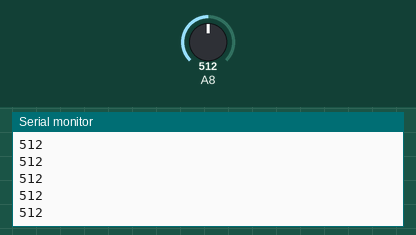
A sketch run on a simulated Arduino Mega 2560, built with avr-gcc and run on an emulated ATmega2560. On the bench: the last lines printed to the serial monitor. The test bench sets the inputs (shaded band); at power-on: A8 = 512.

Above: at 1.2 s.
1.3 s: A8 set to 716
At 1.9 s:
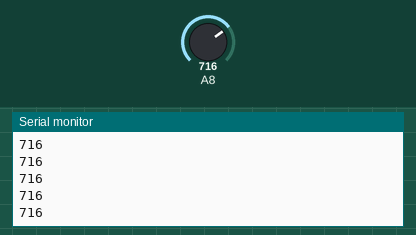
2.8 s: A8 set to 900
At 3.9 s:
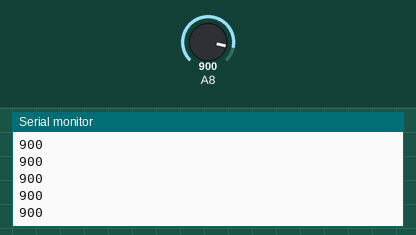
Timing chart, 0 to 5.8 s (numbered marks = the images above; inputs shaded):
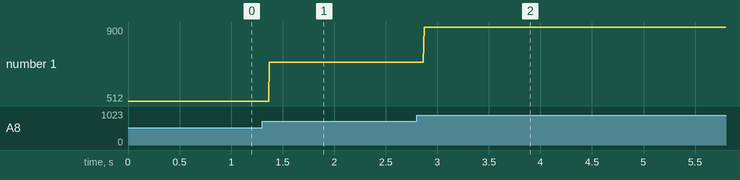

The sketch:

pi_gpio_test.ino
```cpp
void setup() {
  // put your setup code here, to run once:
pinMode(A8,OUTPUT);
digitalWrite(A8,LOW);
pinMode(A8,INPUT);
Serial.begin(9600);
}

void loop() {
  // put your main code here, to run repeatedly:
Serial.println(analogRead(A8));
}
```

Measured:
- after the input at 1.3 s, the serial monitor: prints a new line after 0.07 s (image 1)
- after the input at 2.8 s, the serial monitor: prints a new line after 0.07 s (image 2)
- plotted number 1: 512 → 716 after the input at 1.3 s, 716 → 900 after the input at 2.8 s
